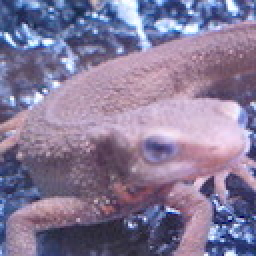
//> input picture unit2/imori.jpg, 128 x 128 px (shown 2 times larger)
$ ./answer14   (built with g++ and OpenCV 4)
//> lines starting //> are read from the running program, lines starting //| are printed output that depends on the picture
//> further down, img is the input picture: 128 rows x 128 cols, CV_8UC3; mean B, G, R 152.8, 121.8, 134.1
//max-min滤波

#include <iostream>
#include <opencv2/opencv.hpp>

cv::Mat dtfilter(cv::Mat img, int n)
{
//> called with n = 3
    //建立高斯核模板
    //float *guass= new float[n,n];

    int height = img.rows;
//> height = 128
    int width = img.cols;
//> width = 128
    int channel = img.channels();
//> channel = 3
    int c = 0, c1 = 0, r = 0, r1 = 0;
    cv::Mat out = cv::Mat::zeros(height, width, CV_8UC3);

    for (int x = 0; x < width; x++)
    {
        for (int y = 0; y < height; y++)
        {
            for (int ch = 0; ch < channel; ch++)
            {
                float v = 0;
                c = x - n / 2, c1 = x + n / 2;
                r = y - n / 2, r1 = y + n / 2;
                if (x < n / 2)
                    c = 0, c1 = x + n / 2;
                if (y < n / 2)
                    r = 0, r1 = y + n / 2;
                if (x > (width - n / 2 - 1))
                    c = x - n / 2, c1 = width - 1;
                if (y > (height - n / 2 - 1))
                    r = y - n / 2, r1 = height - 1;

                int count = 0;
                int sum = 0;
                int *a = new int[n * n];
                for (int cc = c; cc <= c1; cc++)
                {
                    for (int rr = r; rr <= r1; rr++)
                    {
                        a[count] = (int)img.at<cv::Vec3b>(rr, cc)[ch];
                        count++;
                    }
                }
                if (count < n * n)
                {
                    out.at<cv::Vec3b>(y, x)[ch] = (uchar)(a[n / 2] - a[0]);
                    delete[] a;
                }
                else
                {
                    out.at<cv::Vec3b>(y, x)[ch] = (uchar)(a[4] - a[1]);
                    delete[] a;
                }


            }
        }
    }
//> this loop made 128 passes
//> c on passes 1 to 12: 0, 0, 1, 2, 3, 4, 5, 6, 7, 8, 9, 10
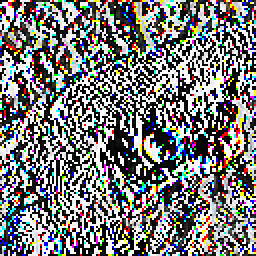
//> out: 128 rows x 128 cols, CV_8UC3 (shown 2 times larger); mean B, G, R 120.5, 120.5, 120.5
//> after the loop, c = 126; c1 = 127; r = 126; r1 = 127

    return out;
}

int main(int agrc, const char *agrv[])
{
    cv::Mat img = cv::imread("F:\\learnOpencv\\unit2\\imori.jpg");
    cv::Mat guass = dtfilter(img, 3);

    cv::namedWindow("img");
    cv::namedWindow("guass");

    cv::imshow("img", img);
    cv::imshow("guass", guass);

    cv::imwrite("F:\\learnOpencv\\unit2\\answer_image\\answer14.jpg", guass);
    cv::waitKey(0);
    cv::destroyAllWindows();
}
